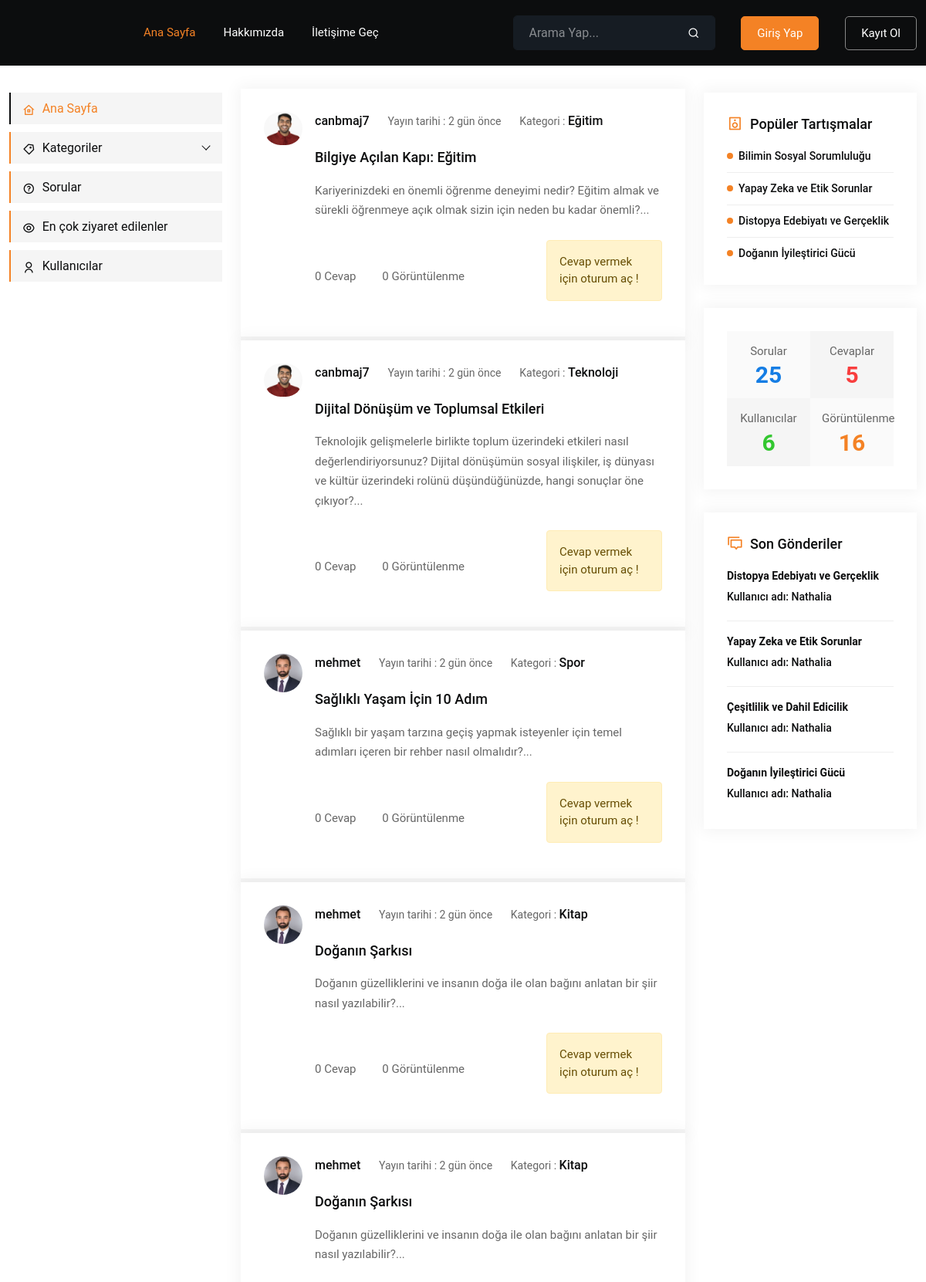
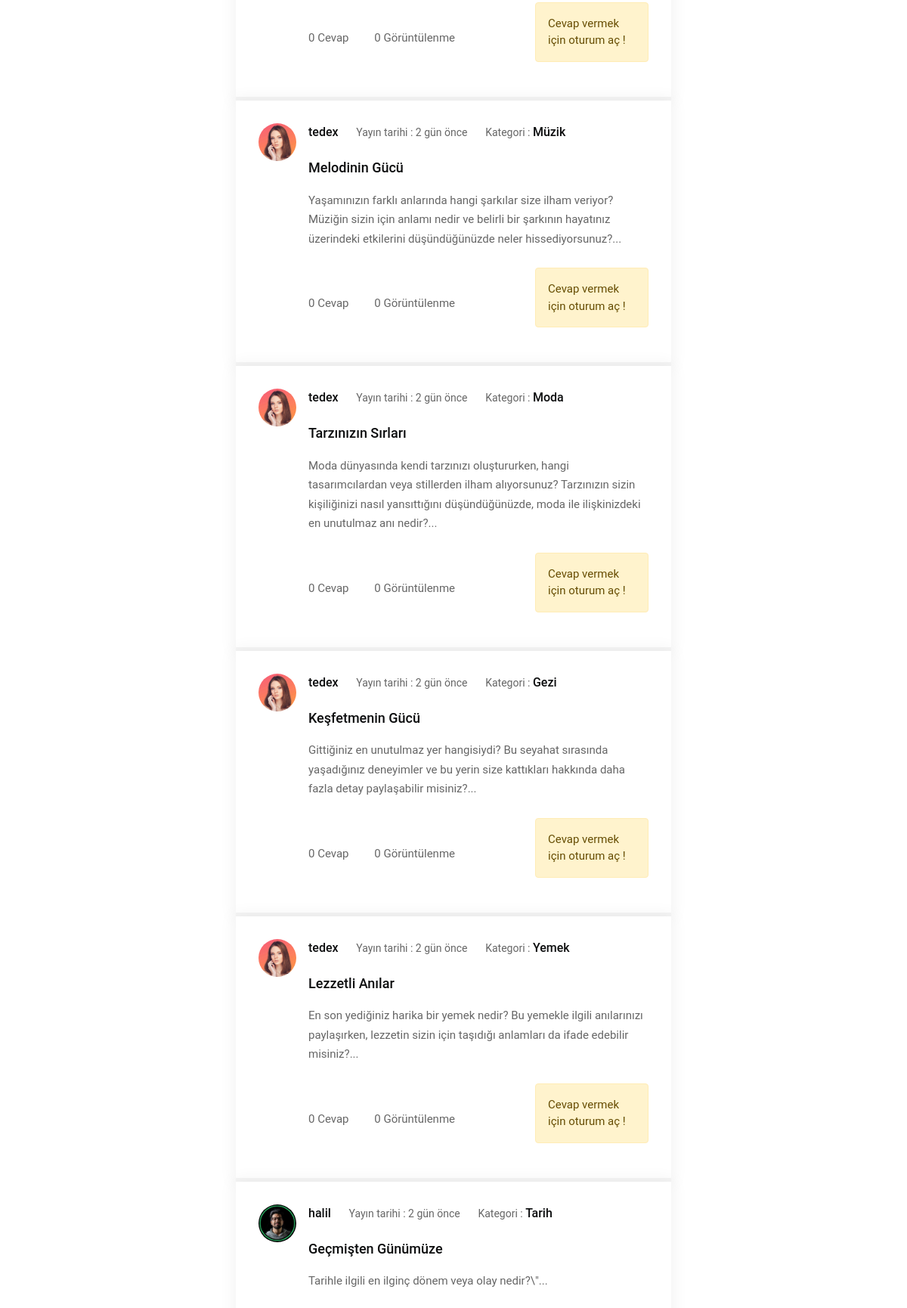
Page /AnindaCevapProjesi/default/most-visited.php?sayfa=2 (upper part) on the committed database (2 pictures, top to bottom).
### tables this page shows
CREATE TABLE `questions` (
  `questions_id` int NOT NULL AUTO_INCREMENT,
  `user_id` int NOT NULL,
  `category_id` int NOT NULL,
  `question_title` mediumtext NOT NULL,
  `questions` mediumtext NOT NULL,
  `question_date` datetime NOT NULL,
  `question_like` int DEFAULT '0',
  `question_dislike` int DEFAULT '0',
  `number_of_views` int DEFAULT '0',
  `total_responses_received` int DEFAULT '0',
  PRIMARY KEY (`questions_id`),
  KEY `user_id` (`user_id`),
  KEY `category_id` (`category_id`),
  CONSTRAINT `questions_ibfk_1` FOREIGN KEY (`user_id`) REFERENCES `users` (`user_id`),
  CONSTRAINT `questions_ibfk_2` FOREIGN KEY (`category_id`) REFERENCES `category` (`category_id`)
);

CREATE TABLE `user_details` (
  `user_id` int NOT NULL,
  `display_name` varchar(50) NOT NULL,
  `user_image` varchar(255) DEFAULT NULL,
  `user_about` mediumtext,
  `number_of_questions` int DEFAULT '0',
  `number_of_answers` int DEFAULT '0',
  `country` varchar(50) DEFAULT NULL,
  KEY `user_id` (`user_id`),
  CONSTRAINT `user_details_ibfk_1` FOREIGN KEY (`user_id`) REFERENCES `users` (`user_id`)
);

CREATE TABLE `category` (
  `category_id` int NOT NULL AUTO_INCREMENT,
  `category_type` varchar(50) DEFAULT NULL,
  PRIMARY KEY (`category_id`)
);

### AnindaCevapProjesi/default/most-visited.php (the view, shortened to what this page needs)
<?php
include("header.php");
include("connection.php");
$favorites = array();
$query = "SELECT q.*, ud.display_name, ud.user_image, c.category_type, TIMESTAMPDIFF(SECOND, q.question_date, NOW()) AS diff_seconds
    FROM Questions q
    INNER JOIN User_details ud ON q.user_id = ud.user_id
    INNER JOIN Category c ON q.category_id = c.category_id
    ORDER BY q.number_of_views DESC";
$result = mysqli_query($baglanti, $query);
if (mysqli_num_rows($result) > 0) {
    while ($row = mysqli_fetch_assoc($result)) {
        $favorite = array(
            'question_id' => $row['questions_id'],
            'user_id' => $row['user_id'],
            'title' => $row['question_title'],
            'content' => $row['questions'],
            'like' => $row['question_like'],
            'dislike' => $row['question_dislike'],
            'views' => $row['number_of_views'],
            'elapsed_time' => formatElapsedTime($row['diff_seconds']),
            'nickname' => $row['display_name'],
            'category' => $row['category_type'],
            'user_image' => $row['user_image'],
            'answer_count' => $row['total_responses_received']
        );
        $favorites[] = $favorite;
    }
} else {
    echo "Henüz hiç soru yok.";
}
function formatElapsedTime($seconds)
{
    $times = array(
        31536000 => 'yıl',
        2592000 => 'ay',
        604800 => 'hafta',
        86400 => 'gün',
        3600 => 'saat',
        60 => 'dakika',
        1 => 'saniye'
    );
    foreach ($times as $secondsKey => $time) {
        $quotient = floor($seconds / $secondsKey);
        if ($quotient >= 1) {
            $message = $quotient . ' ' . $time;
            return $message;
        }
    }
    return 'şimdi';
}
$sayfa = isset($_GET['sayfa']) ? $_GET['sayfa'] : 1;
$sonuclar_sayfada = 10;
$baslangic_indeksi = ($sayfa - 1) * $sonuclar_sayfada;
$favoriler_parcali = array_slice($favorites, $baslangic_indeksi, $sonuclar_sayfada);
?>
<div class="main-content-area ptb-100">
    <div class="container">
        <div class="row">
            <div class="col-lg-3">
                <div class="sidebar-menu-wrap">
                    <div class="offcanvas offcanvas-start" tabindex="-1" id="offcanvasExample" aria-labelledby="offcanvasExampleLabel">
                        <div class="offcanvas-body">
                            <div class="left-sidebar">
                                <?php include("sidebar.php");?>
                            </div>
                        </div>
                    </div>
                </div>
            </div>
            <div class="col-lg-6">
                <div class="middull-content">
                    <div class="most-visited-content">
                        <?php foreach ($favoriler_parcali as $favorite) : ?>
                            <div class="single-qa-box like-dislike">
                                <div class="d-flex">
                                    <div class="link-unlike flex-shrink-0">
                                        <a >
                                              <img src="<?php echo $favorite['user_image']; ?>" width="50px" alt="Image">
                                        </a>
                                    </div>
                                    <div class="flex-grow-1 ms-3">
                                        <ul class="graphic-design">
                                            <li>
                                                <a href="user.php?user_id=<?php echo $favorite['user_id']; ?>"><?php echo $favorite['nickname']; ?></a>
                                            </li>
                                            <li>
                                                <span><?php echo 'Yayın tarihi : '.$favorite['elapsed_time'].' önce'; ?></span>
                                            </li>
                                            <li>
                                                <span>Kategori : </span>
                                                <a href="categories.php?category=<?php echo urlencode($favorite['category']); ?>">
                                                    <?php echo $favorite['category']; ?>
                                                </a>
                                            </li>
                                        </ul>
                                        <h3>
                                            <a href="queations-details.php?question_id=<?php echo $favorite['question_id']; ?>">
                                                <?php echo $favorite['title']; ?>
                                            </a>
                                        </h3>
                                        <p><?php echo substr($favorite['content'], 0, 250); ?>...</p>
                                        <div class="d-flex justify-content-between align-items-center">
                                            <ul class="anser-list">
                                                <li>
                                                    <a><?php echo $favorite['answer_count']; ?> Cevap</a>
                                                </li>
                                                <li>
                                                    <?php echo $favorite['views']; ?> Görüntülenme
                                                </li>
                                            </ul>
                                            <?php if (isset($_SESSION['username'])): ?>
                                                <a href="reply.php?question_id=<?php echo $favorite['question_id']; ?>" class="default-btn">
                                                    Cevapla
                                                </a>
                                            <?php else: ?>
                                                <div class="col-md-4 position-relative">
                                                    <div class="alert alert-warning" role="alert">
                                                        Cevap vermek için oturum aç !
                                                    </div>
                                                </div>
                                            <?php endif; ?>
                                        </div>
                                    </div>
                                </div>
                            </div>
                        <?php endforeach; ?>
                    </div>
                </div>
            </div>
            <?php include("rightsidebar.php");?>
        </div>
    </div>
</div>
<?php include("footer.php");?>

### AnindaCevapProjesi/default/rightsidebar.php (shortened to what this page needs)
<?php include("connection.php");
$sql = "SELECT * FROM Questions ORDER BY total_responses_received DESC LIMIT 4";
$result = mysqli_query($baglanti, $sql);
$questionsArray = array();
if ($result->num_rows > 0) {
    while ($row = $result->fetch_assoc()) {
        $questionsArray[] = $row;
    }
} else {
    echo "Veri bulunamadı.";
}
$sql = "SELECT q.*, u.display_name AS nickname
        FROM Questions q
        INNER JOIN User_details u ON q.user_id = u.user_id
        ORDER BY q.question_date DESC LIMIT 4";
$result = mysqli_query($baglanti, $sql);
$recentQuestionsArray = array();
if ($result->num_rows > 0) {
    while ($row = $result->fetch_assoc()) {
        $recentQuestionsArray[] = $row;
    }
} else {
    echo "Veri bulunamadı.";
}
$sql = "SELECT SUM(number_of_views) AS TotalViews FROM Questions";
$result = mysqli_query($baglanti, $sql);
if ($result->num_rows > 0) {
    $row = $result->fetch_assoc();
    $toplamGoruntuleme = $row['TotalViews'];
} else {
    echo "Sorgu sonucu bulunamadı";
}
$sql = "SELECT
COUNT(DISTINCT q.questions_id) AS ToplamSoruSayisi,
COUNT(DISTINCT a.questions_id) AS ToplamCevapSayisi,
COUNT(DISTINCT u.user_id) AS ToplamUyeSayisi
FROM Users u
LEFT JOIN Questions q ON u.user_id = q.user_id
LEFT JOIN Answers a ON u.user_id = a.user_id";
$result = mysqli_query($baglanti, $sql);
if ($result->num_rows > 0) {
    $row = $result->fetch_assoc();
    $toplamSoru = $row["ToplamSoruSayisi"];
    $toplamCevap = $row["ToplamCevapSayisi"];
    $toplamUye = $row["ToplamUyeSayisi"];
} else {
    echo "Sorgu sonucu bulunamadı";
}
?>
<div class="col-lg-3">
    <div class="right-siderbar">
        <div class="right-siderbar-common">
            <div class="discussions">
                <h3><i class="ri-speaker-line"></i>Popüler Tartışmalar</h3>
                <ul>
                    <?php foreach ($questionsArray as $question): ?>
                        <li>
                            <a href="queations-details.php?question_id=<?php echo $question['questions_id']; ?>">
                                <?php echo $question["question_title"] ?>
                            </a>
                        </li>
                    <?php endforeach; ?>
                </ul>
            </div>
        </div>
        <div class="right-siderbar-common">
            <div class="answer-count">
                <ul class="d-flex flex-wrap">
                    <li><span>Sorular</span><span class="count"><?php echo $toplamSoru ?></span></li>
                    <li><span>Cevaplar</span><span class="count"><?php echo $toplamCevap ?></span></li>
                    <li><span>Kullanıcılar</span><span class="count"><?php echo $toplamUye ?></span></li>
                    <li><span>Görüntülenme</span><span class="count"><?php echo  $toplamGoruntuleme ?></span></li>
                </ul>
            </div>
        </div>
        <div class="right-siderbar-common">
            <div class="recent-post">
                <h3><i class="ri-discuss-line"></i>Son Gönderiler</h3>
                <ul>
                    <?php foreach ($recentQuestionsArray as $recentquestion): ?>
                        <li>
                            <a href="queations-details.php?question_id=<?php echo $recentquestion['questions_id']; ?>">
							  <b> <?php echo $recentquestion["question_title"]; ?> </b>
                            </a>
                            <div>
                                <a href="user.php?user_id=<?php echo $recentquestion['user_id']; ?>">
								   Kullanıcı adı:  <?php echo $recentquestion['nickname']; ?>
                                </a>
                            </div>
                        </li>
                    <?php endforeach; ?>
                </ul>
            </div>
        </div>
    </div>
</div>

### AnindaCevapProjesi/default/assets/css/responsive.css (style rules this page uses)
@media only screen and (min-width: 1200px) and (max-width: 1399px) { .container { max-width: 1320px; } }

### rows in the picture
questions: user_details.user_image (picture), user_details.display_name "canbmaj7", elapsed_time "2 gün", category.category_type "Eğitim", question_title "Bilgiye Açılan Kapı: Eğitim", questions "Kariyerinizdeki en önemli öğrenme deneyimi nedir? Eğitim almak ve sürekli öğrenmeye açık olmak sizin için neden bu kadar önemli?", answer_count "0", views "0", shows "Cevap vermek için oturum aç !"
questions: user_details.user_image (picture), user_details.display_name "canbmaj7", elapsed_time "2 gün", category.category_type "Teknoloji", question_title "Dijital Dönüşüm ve Toplumsal Etkileri", questions "Teknolojik gelişmelerle birlikte toplum üzerindeki etkileri nasıl değerlendiriyorsunuz? Dijital dönüşümün sosyal ilişkiler, iş dünyası ve kültür üzerindeki rolünü düşündüğünüzde, hangi sonuçlar öne çıkıyor?", answer_count "0", views "0", shows "Cevap vermek için oturum aç !"
questions: user_details.user_image (picture), user_details.display_name "mehmet", elapsed_time "2 gün", category.category_type "Spor", question_title "Sağlıklı Yaşam İçin 10 Adım", questions "Sağlıklı bir yaşam tarzına geçiş yapmak isteyenler için temel adımları içeren bir rehber nasıl olmalıdır?", answer_count "0", views "0", shows "Cevap vermek için oturum aç !"
questions: user_details.user_image (picture), user_details.display_name "tedex", elapsed_time "2 gün", category.category_type "Müzik", question_title "Melodinin Gücü", questions "Yaşamınızın farklı anlarında hangi şarkılar size ilham veriyor? Müziğin sizin için anlamı nedir ve belirli bir şarkının hayatınız üzerindeki etkilerini düşündüğünüzde neler hissediyorsunuz?", answer_count "0", views "0", shows "Cevap vermek için oturum aç !"
questions: user_details.user_image (picture), user_details.display_name "tedex", elapsed_time "2 gün", category.category_type "Moda", question_title "Tarzınızın Sırları", questions "Moda dünyasında kendi tarzınızı oluştururken, hangi tasarımcılardan veya stillerden ilham alıyorsunuz? Tarzınızın sizin kişiliğinizi nasıl yansıttığını düşündüğünüzde, moda ile ilişkinizdeki en unutulmaz anı nedir?", answer_count "0", views "0", shows "Cevap vermek için oturum aç !"
questions: user_details.user_image (picture), user_details.display_name "tedex", elapsed_time "2 gün", category.category_type "Gezi", question_title "Keşfetmenin Gücü", questions "Gittiğiniz en unutulmaz yer hangisiydi? Bu seyahat sırasında yaşadığınız deneyimler ve bu yerin size kattıkları hakkında daha fazla detay paylaşabilir misiniz?", answer_count "0", views "0", shows "Cevap vermek için oturum aç !"
questions: user_details.user_image (picture), user_details.display_name "tedex", elapsed_time "2 gün", category.category_type "Yemek", question_title "Lezzetli Anılar", questions "En son yediğiniz harika bir yemek nedir? Bu yemekle ilgili anılarınızı paylaşırken, lezzetin sizin için taşıdığı anlamları da ifade edebilir misiniz?", answer_count "0", views "0", shows "Cevap vermek için oturum aç !"
questions: user_details.user_image (picture), user_details.display_name "halil", elapsed_time "2 gün", category.category_type "Tarih", question_title "Geçmişten Günümüze", questions "Tarihle ilgili en ilginç dönem veya olay nedir?\\\""
questions: question_title "Bilimin Sosyal Sorumluluğu"
questions: question_title "Yapay Zeka ve Etik Sorunlar", user_details.display_name "Nathalia"
questions: question_title "Distopya Edebiyatı ve Gerçeklik", user_details.display_name "Nathalia"
questions: question_title "Doğanın İyileştirici Gücü", user_details.display_name "Nathalia"
questions: question_title "Çeşitlilik ve Dahil Edicilik", user_details.display_name "Nathalia"

### other values in the picture
$favorite['nickname'] "mehmet"
$favorite['elapsed_time'] "2 gün"
$favorite['category'] "Kitap"
$favorite['title'] "Doğanın Şarkısı"
substr($favorite['content'], 0, 250) "Doğanın güzelliklerini ve insanın doğa ile olan bağını anlatan bir şiir nasıl yazılabilir?"
$favorite['answer_count'] "0"
$favorite['views'] "0"
$toplamSoru "25"
$toplamCevap "5"
$toplamUye "6"
$toplamGoruntuleme "16"
